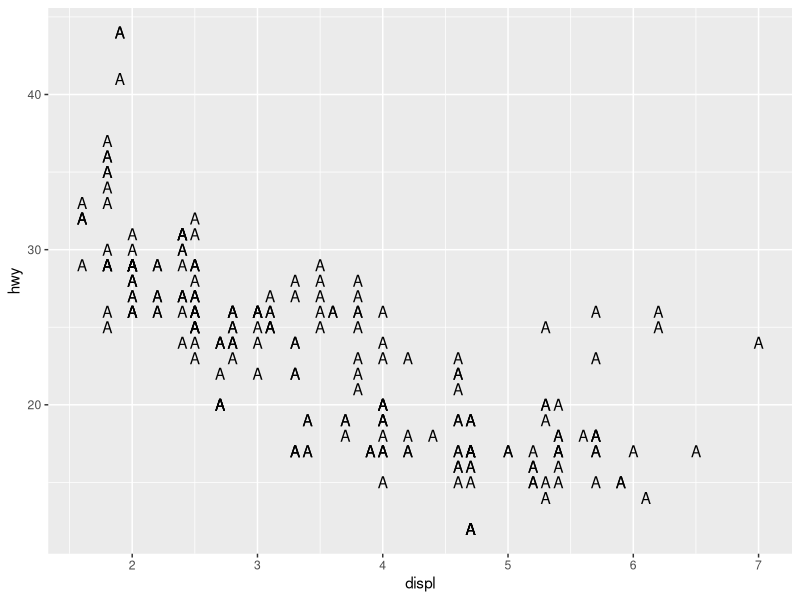
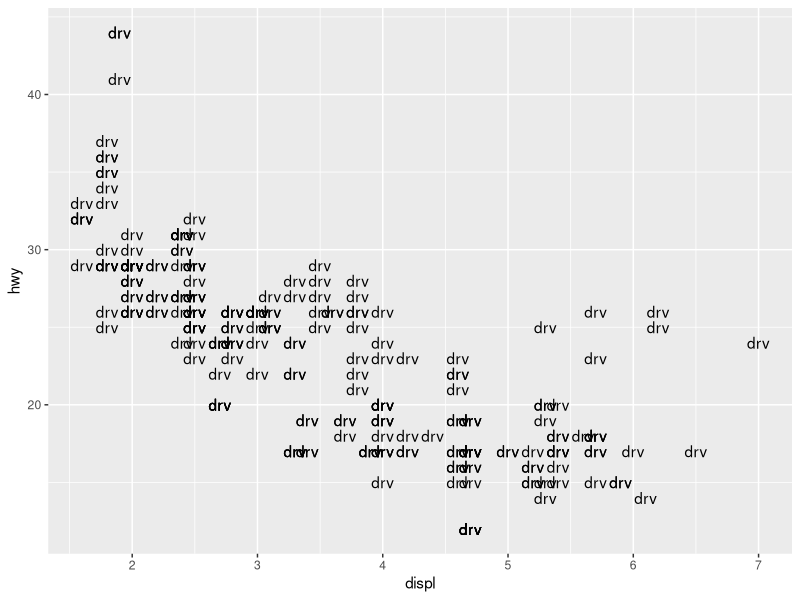
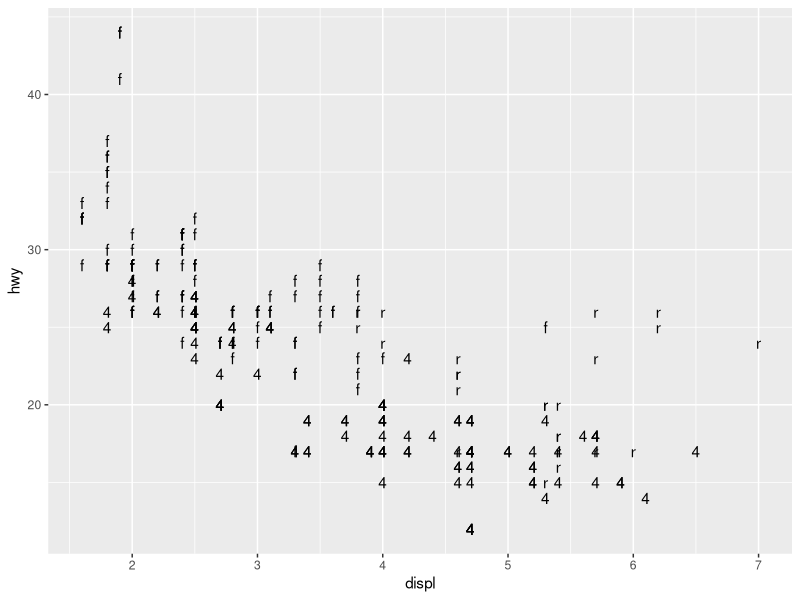
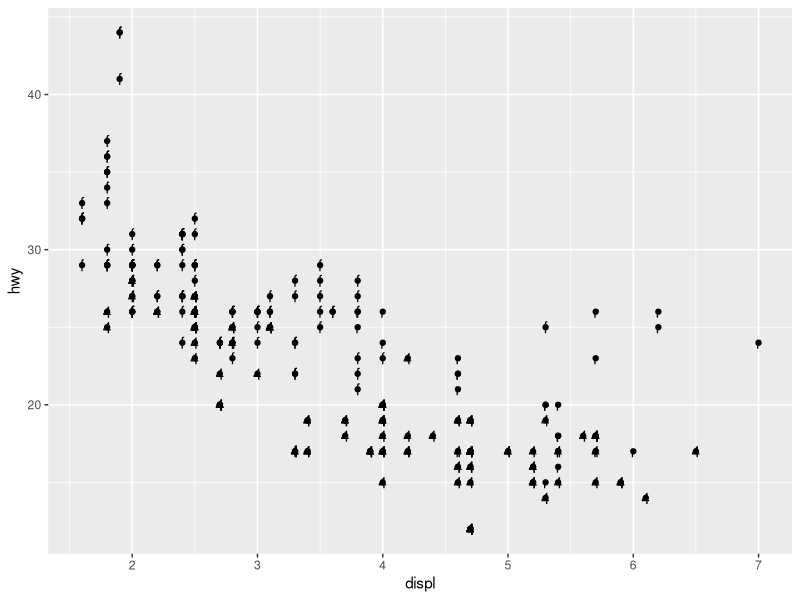
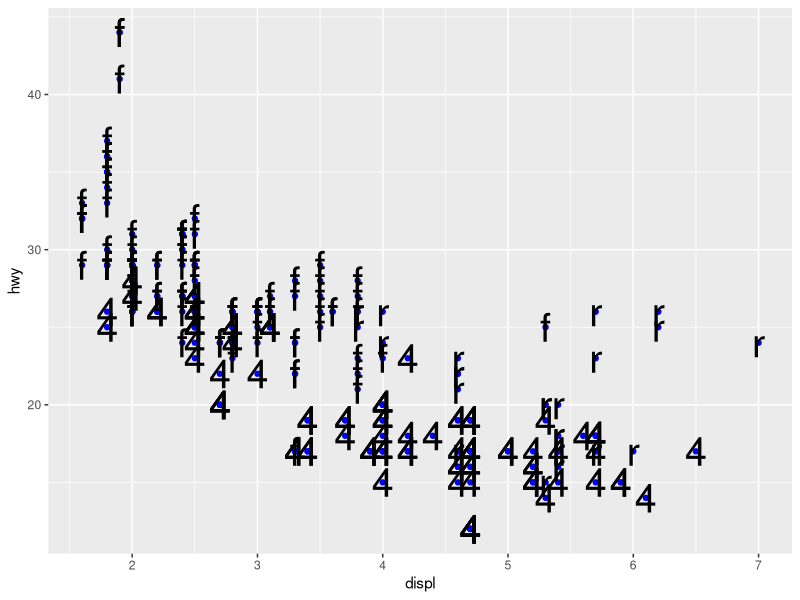

Source code (R) for these figures, in order:
### Labels

library(tidyverse)

# showcase geom_text()
ggplot(
  data = mpg,
  mapping = aes(x = displ, y = hwy)
) +
  geom_text(label = "A")

# object vs string again
ggplot(
  data = mpg,
  mapping = aes(x = displ, y = hwy)
) +
  geom_text(label = "drv")

# dynamic labeling to variable
ggplot(
  data = mpg,
  mapping = aes(x = displ, y = hwy)
) +
  geom_text(aes(label = drv))

# points and labels overplotting
# only geom_text() supports label arg
ggplot(
  data = mpg,
  mapping = aes(x = displ, y = hwy)
) +
  geom_point() +
  geom_text(aes(label = drv))

# aesthetic changes to distinguish better
ggplot(
  data = mpg,
  mapping = aes(x = displ, y = hwy)
) +
  geom_point(color = "blue") +
  geom_text(aes(label = drv), size = 10)
